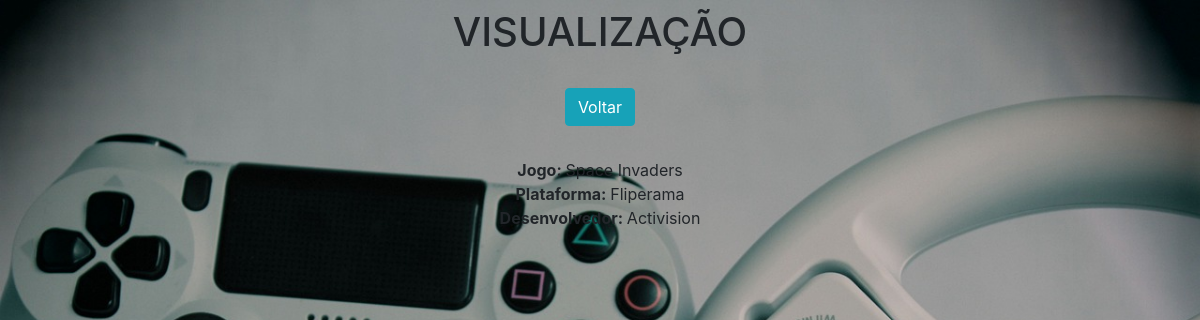
The app's page /view/1/, older data.
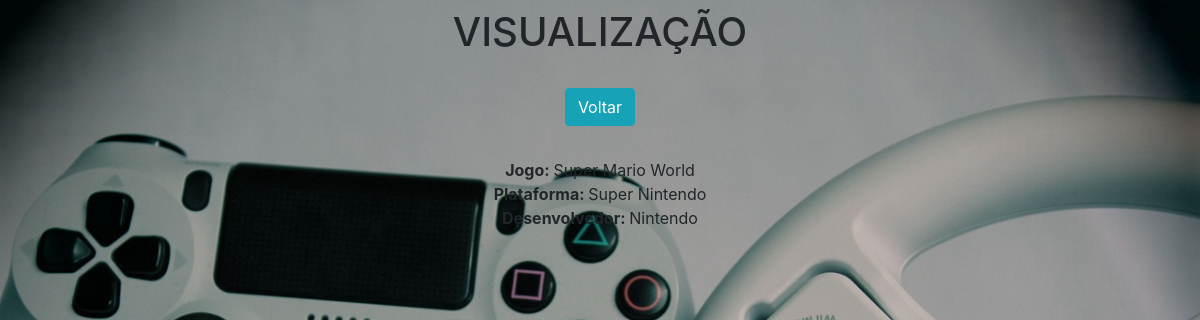
The same page, newer data.
### app/models.py (models this page shows)
class Jogos(models.Model):
    jogo = models.CharField(max_length=150)
    plataforma = models.CharField(max_length=100)
    desenvolvedor = models.CharField(max_length=150)

### app/views.py (the view)
# urls.py: path('view/<int:pk>/', view, name='view'),
def view(request, pk):
    data = {}
    data['db'] = Jogos.objects.get(pk=pk)
    return render(request, 'view.html', data)

### app/templates/view.html (shortened to what this page needs)
<!DOCTYPE html>
<html lang="pt-br">
<head>
    <link rel="stylesheet" href="https://cdn.jsdelivr.net/npm/bootstrap@4.6.2/dist/css/bootstrap.min.css" >
     <link rel="stylesheet" href="static/style.css">
</head>
<body>
    <div class="col-8 m-auto pt-2 pb-2 text-center">
        <h1>VISUALIZAÇÃO</h1>
    </div>
    <div class="col-8 m-auto pt-3 pb-2 text-center">
        <a href="/" class="btn btn-info">Voltar</a>
    </div>
    <div class="col-8 m-auto pt-4 pb-2 text-center">
        <strong>Jogo: </strong>{{db.jogo}}<br>
        <strong>Plataforma: </strong>{{db.plataforma}}<br>
        <strong>Desenvolvedor: </strong>{{db.desenvolvedor}}<br>
    </div>
</body>
</html>

Row changes from the older to the newer data that the page shows:
changed Jogos: jogo "Space Invaders" → "Super Mario World"; plataforma "Fliperama" → "Super Nintendo"; desenvolvedor "Activision" → "Nintendo"
